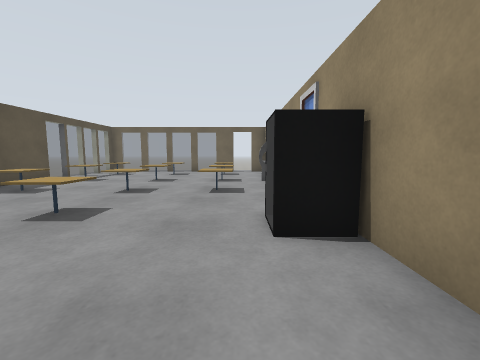
[1] (above)

13 first-person views from a walk through a robot-simulator world made for Gazebo. The camera is 1 m above the floor, tilts 6° down and sees 90° across. The floor is counted in squares, 1 m on a side. Each view is taken from the middle of a square. On the plan, view 1 faces up. The plan holds only what a view shows up to about 11 squares ahead; the rest is blank. Simple patterns stand in for the simulator's built-in surfaces. Some surface patterns are stand-ins.

[2]
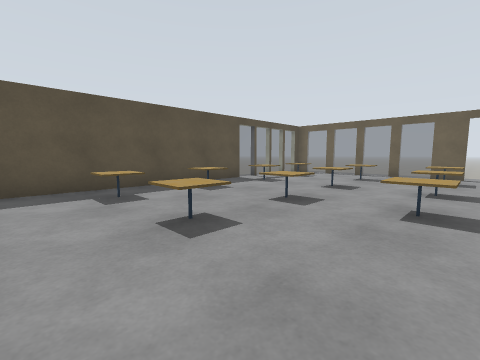

[3]
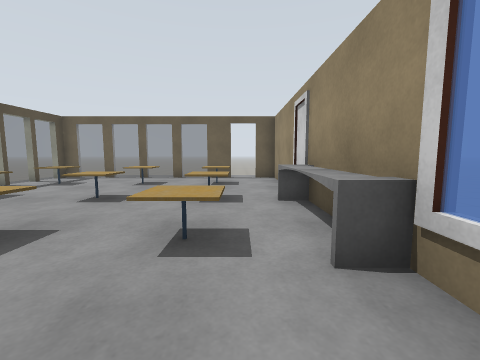

[4]
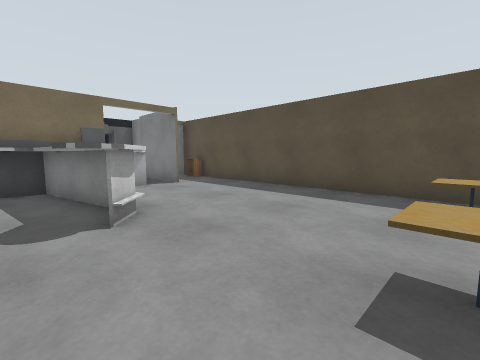

[5]
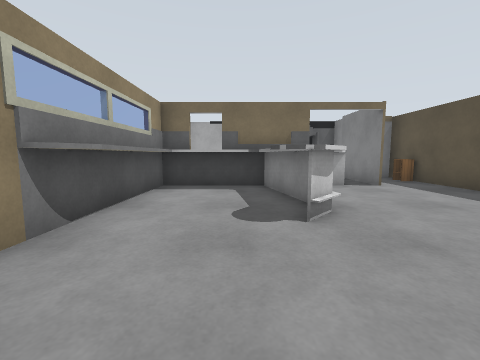

[6]
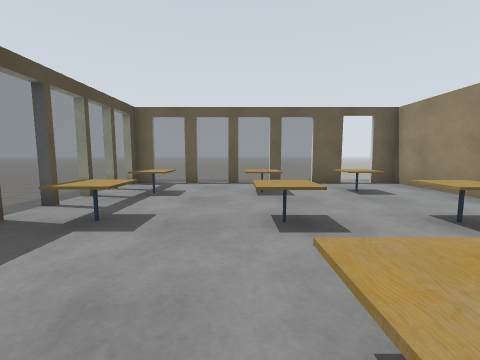

[7]
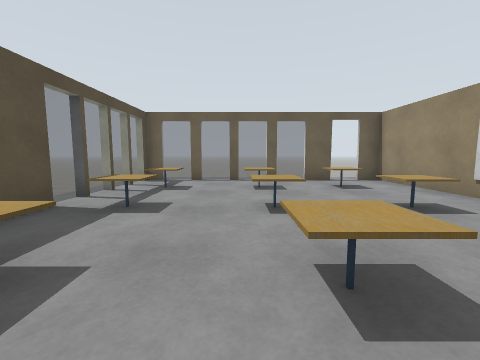

[8]
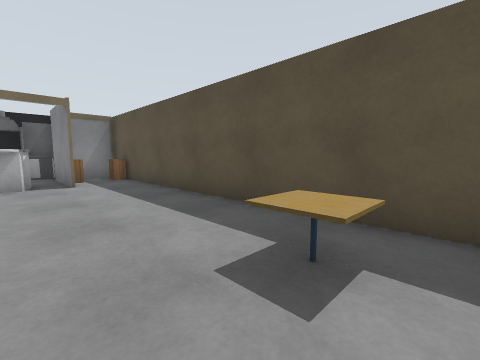

[9]
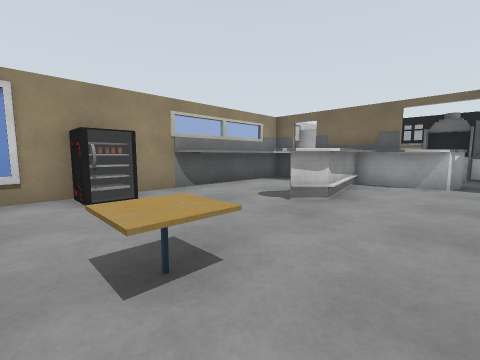

[10]
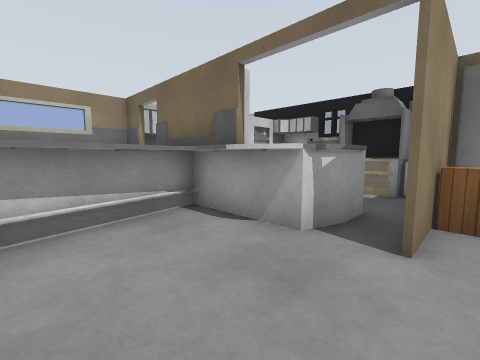

[11]
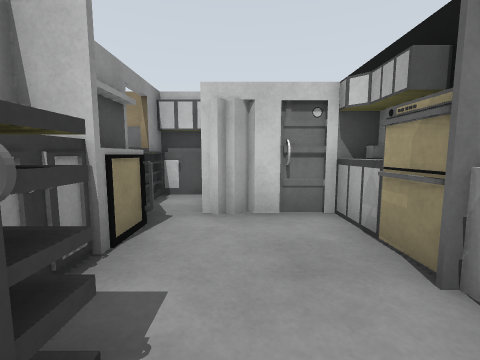

[12]
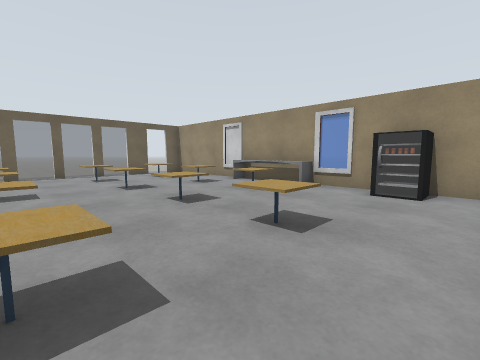

[13]
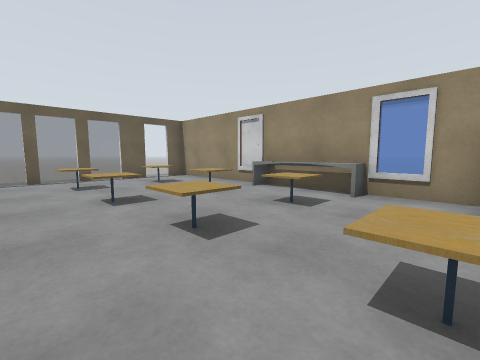

### Floor plan
Points are (right, up) in squares from view 1. A wall is a line through its corners. A room is listed if a view was taken in it or the views show most of it. See-through windows are left out.
Room 1 (views 1, 2, 3, 4, 5, 6, 7, 8, 9, 10, 11, 12, 13)
walls: (0.4, 2.9) (1.2, 2.9) (1.2, 3.8) (0.2, 3.8); (0.4, 2.8) (0.4, 3.9); (-2.8, 0) (-2.1, 0.6); (1.5, 2.8) (0.6, 2.8) (0.6, 3.9) (1.5, 3.9); (-1.8, -0.7) (-1.5, -2.8); (-7.6, 9.6) (-7.6, -6.8); (-2.5, -2.9) (-2.8, -0.5); (-3.6, -3.3) (-2.6, -3.3); (1, -2.8) (1, 0.8); (-5.5, -3.6) (-5.5, -4.5); (-2.5, 14.5) (-3, 14.5); (-4, 14.5) (-4.5, 14.5); (-1.5, -4.6) (-3.6, -4.6); (-5.5, 14.5) (-6, 14.5); (-5.6, -4.5) (-5.6, -3.8); (-0.4, 14.5) (-1.5, 14.5); (-7, 14.5) (-7.6, 14.5) (-7.6, 14); (-3.9, -5.4) (-4.6, -5.4) (-4.6, -4.6) (-4.4, -3.8) (1.5, -3.8); (1.5, -5) (1.5, 14.5) (0.6, 14.5); (-5.5, -6.4) (-5.5, -7.4); (-5.2, -7.6) (-0.7, -7.6); (-2.4, -7.9) (-1.4, -7.9) (-1.2, -7.6); (-5.7, -8.3) (-0.9, -8.3) (-0.9, -5.2)
low walls: (1.6, 6) (1, 6) (1, 9.2); (-2.4, -0.9) (-1.8, -3.9); (-1.5, -2.8) (1, -2.8); (-1.9, -3.8) (-2.6, -0.2) (-2, 0.5)
ways out: opening at (0, 15)
objects: cabinet (-7, -6) to (-7, -5); grey box (-6, -6); cabinet (-6, -5); cafe table (-6, 4); cafe table (-6, 6) to (-6, 7); cafe table (-6, 9) to (-6, 10); cafe table (-6, 12); cafe table (-4, 9) to (-3, 10); cafe table (-4, 12) to (-3, 13); cafe table (-3, 4); cafe table (-3, 7); cafe table (-1, 7) to (0, 7); cafe table (-1, 9) to (-1, 10); cafe table (-1, 12) to (-1, 13)

Where each view was taken, in squares from view 1:
view 1: 0 up, 0 right, facing up
view 2: 2 up, 0 right, facing up-left
view 3: 4 up, 0 right, facing up
view 4: 4 up, 1 left, facing down-left
view 5: 4 up, 1 left, facing down
view 6: 6 up, 4 left, facing up
view 7: 5 up, 4 left, facing up
view 8: 5 up, 4 left, facing down-left
view 9: 5 up, 5 left, facing down-right
view 10: 1 down, 6 left, facing down-right
view 11: 6 down, 5 left, facing right
view 12: 2 up, 6 left, facing up-right
view 13: 4 up, 5 left, facing up-right
